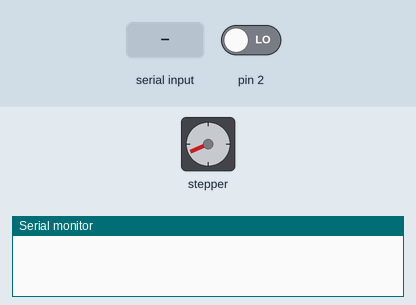
This sketch was run on a simulated Arduino Uno, built with avr-gcc and run on an emulated ATmega328P. Parts: stepper motor, the last lines printed to the serial monitor. The inputs (shaded band) are chosen by the test bench; at power-on: pin 2 LOW. Stepper angles assume 200 steps per turn.

Above: at 1.25 s.
1.3 s: "90,45\n" received over Serial
At 2.4 s:
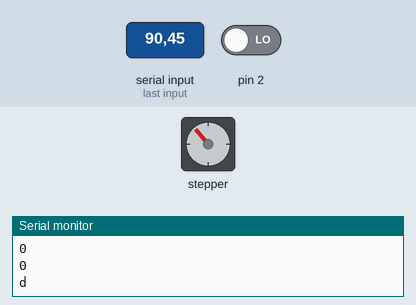
3.9 s: "30,150\n" received over Serial
At 5.05 s:
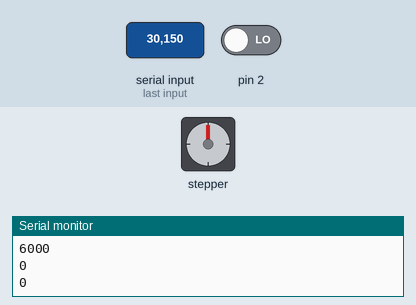
At 6.26 s:
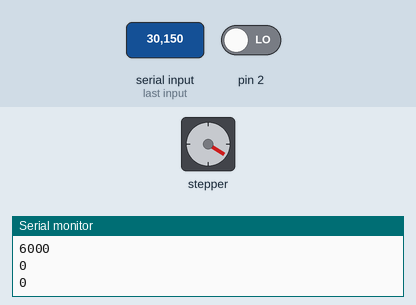
6.9 s: "1\n" received over Serial
9.9 s: "90\n" received over Serial
At 11.05 s:
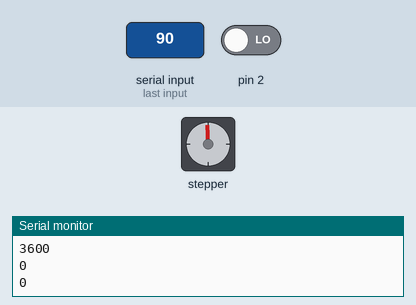
12.9 s: "200\n" received over Serial
15.9 s: "2\n" received over Serial
Timing chart, 0 to 19.9 s (numbered marks = the images above; inputs shaded):
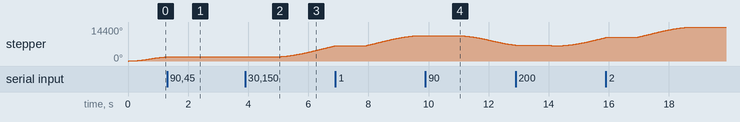

The sketch:

firmware.ino
```cpp
#include <AccelStepper.h>
AccelStepper stepper(AccelStepper::DRIVER, A2, A3); // Defaults to AccelStepper::FULL4WIRE (4 pins) on 2, 3, 4, 5

volatile int trig = 0;
bool moving = false;
bool SW_LIMIT_EN;

void HW_OVERTRAVEL()
{
  stepper.setCurrentPosition(0);
  trig = 1;
}

void zero_axis()
{
  while( !trig )
  {
    stepper.moveTo(stepper.currentPosition() - 1000);
    stepper.run();
  }

  Serial.println("r");
}

void setup()
{

  pinMode(A2, OUTPUT);
  pinMode(A3, OUTPUT);
  pinMode(2, INPUT);

  stepper.setMaxSpeed(2500);
  stepper.setAcceleration(2500);
  attachInterrupt(digitalPinToInterrupt(2), HW_OVERTRAVEL, FALLING);
  Serial.begin(9600);

  if(digitalRead(2))
    zero_axis();

  SW_LIMIT_EN = true;
}

void loop()
{

    if( ( (stepper.currentPosition() < 1000) || (stepper.currentPosition() >  30000)) && SW_LIMIT_EN)
    {
      trig = 2;
    }

    switch(trig)
    {
      case 1:
      {
        Serial.println("h");
        trig = 2;
        break;
      }
      case 2:
      {
        trig = 0;
        if(stepper.currentPosition() < 1000)
        {
          stepper.moveTo(1000);
        }
        else if(stepper.currentPosition() > 33000)
        {
          stepper.moveTo(33000);
        }

        //Serial.println("done");
        break;
      }
    }
    unsigned long long target;

    while ( Serial.available() )
    {
      //Serial.println("here");
      target = Serial.parseInt() / 25.0f * 1000;

      if( target == 10 )
        continue;

      if ( ( target < 1000 ) || ( target > 33000 ))
      {
        //Serial.println("s");
        Serial.println((int)target);
      }
      else
      {
        stepper.moveTo( target );
        moving = true;
      }
      Serial.println((int)target);
   }

   if((!stepper.distanceToGo()) && (moving) )
   {
      Serial.println("d");
      moving = false;
   }
   stepper.run();
}
```

Measured:
- after the input at 3.9 s, stepper: keeps turning clockwise at about 2349°/s, starting after 1.0 s
- after the input at 9.9 s, stepper: keeps turning counter-clockwise at about 2030°/s, starting after 1.0 s
